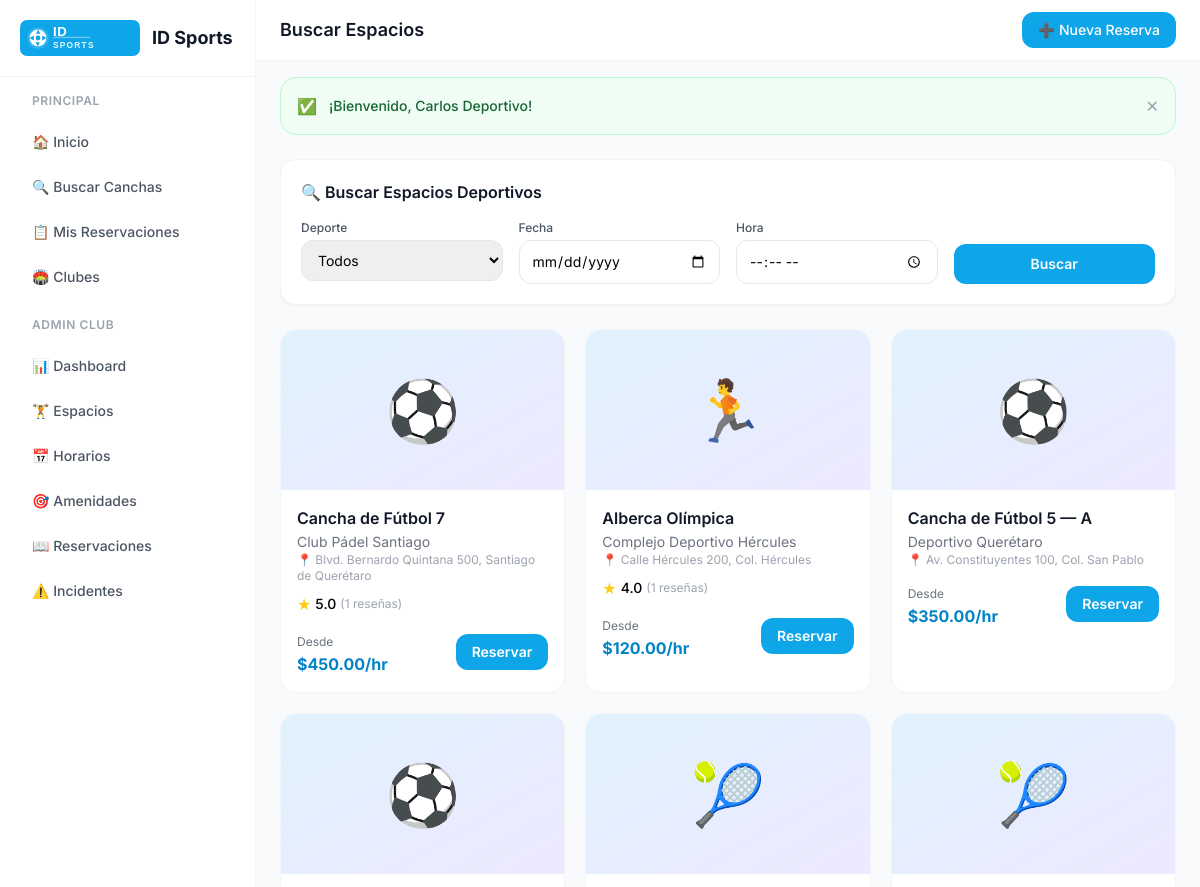
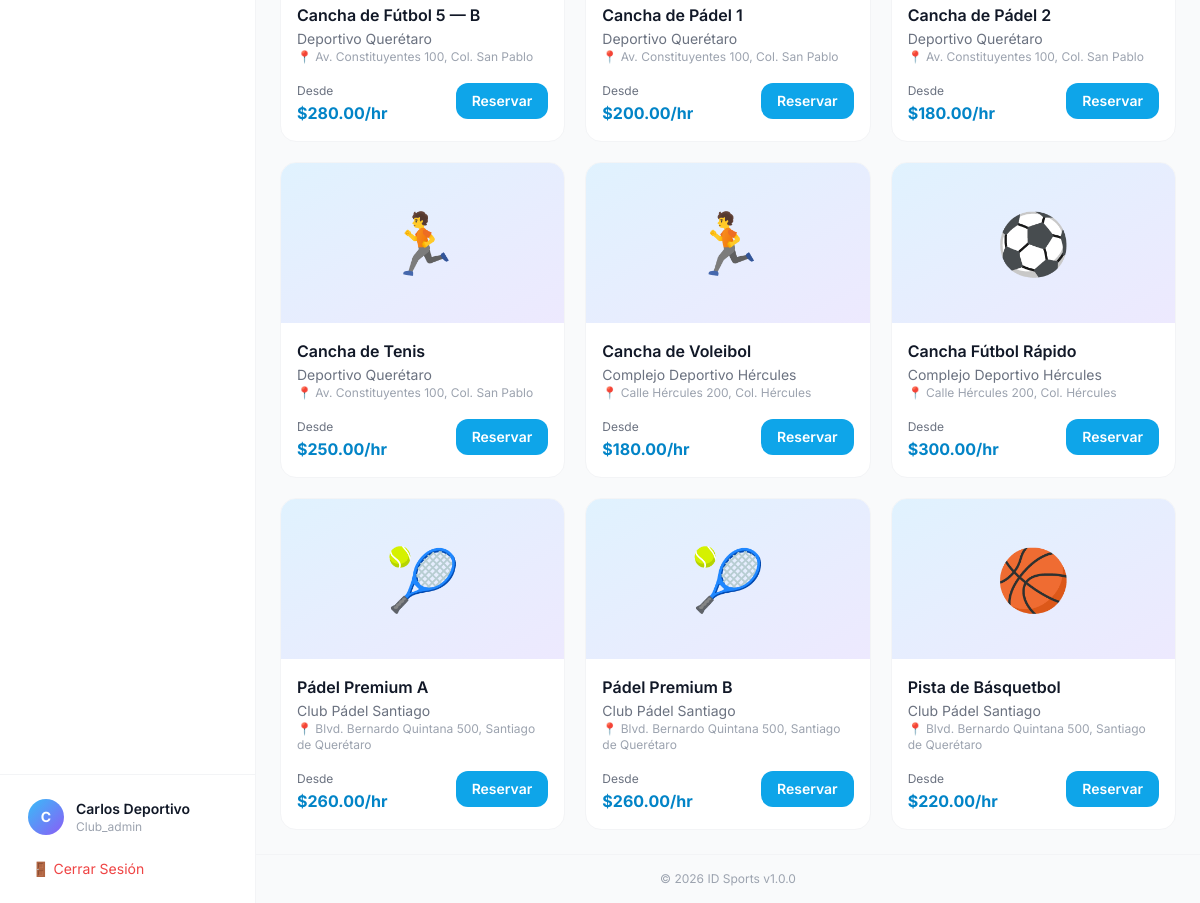
/reservations/search (signed in), run on the app's committed database (2 pictures, top to bottom).
### tables this page shows
CREATE TABLE IF NOT EXISTS `spaces` (
  `id`             INT UNSIGNED NOT NULL AUTO_INCREMENT,
  `club_id`        INT UNSIGNED NOT NULL,
  `name`           VARCHAR(120) NOT NULL,
  `description`    TEXT         DEFAULT NULL,
  `sport_type`     VARCHAR(80)  NOT NULL DEFAULT 'other',
  `capacity`       SMALLINT     DEFAULT 2,
  `price_per_hour` DECIMAL(10,2) NOT NULL DEFAULT 0.00,
  `photo`          VARCHAR(255) DEFAULT NULL,
  `status`         ENUM('active','inactive','maintenance') NOT NULL DEFAULT 'active',
  `created_at`     DATETIME     NOT NULL DEFAULT CURRENT_TIMESTAMP,
  PRIMARY KEY (`id`),
  KEY `idx_club` (`club_id`),
  CONSTRAINT `fk_space_club` FOREIGN KEY (`club_id`) REFERENCES `clubs` (`id`) ON DELETE CASCADE
);

CREATE TABLE IF NOT EXISTS `clubs` (
  `id`             INT UNSIGNED NOT NULL AUTO_INCREMENT,
  `owner_id`       INT UNSIGNED NOT NULL,
  `name`           VARCHAR(160) NOT NULL,
  `description`    TEXT         DEFAULT NULL,
  `address`        VARCHAR(255) DEFAULT NULL,
  `city`           VARCHAR(100) DEFAULT 'Querétaro',
  `state`          VARCHAR(100) DEFAULT 'Querétaro',
  `phone`          VARCHAR(20)  DEFAULT NULL,
  `email`          VARCHAR(180) DEFAULT NULL,
  `website`        VARCHAR(255) DEFAULT NULL,
  `whatsapp`       VARCHAR(20)  DEFAULT NULL,
  `logo`           VARCHAR(255) DEFAULT NULL,
  `cover_image`    VARCHAR(255) DEFAULT NULL,
  `commission_pct` DECIMAL(5,2) NOT NULL DEFAULT 10.00,
  `status`         ENUM('pending','active','suspended','rejected') NOT NULL DEFAULT 'pending',
  `created_at`     DATETIME     NOT NULL DEFAULT CURRENT_TIMESTAMP,
  `updated_at`     DATETIME     NOT NULL DEFAULT CURRENT_TIMESTAMP ON UPDATE CURRENT_TIMESTAMP,
  PRIMARY KEY (`id`),
  KEY `idx_owner` (`owner_id`),
  CONSTRAINT `fk_club_owner` FOREIGN KEY (`owner_id`) REFERENCES `users` (`id`)
);

### core/Controller.php (called while the page is built, shortened)
<?php
class Controller {
    protected function view($viewPath, $data = [], $layout = 'main') {
        View::render($viewPath, $data, $layout);
    }
    protected function get($key, $default = '') {
        return isset($_GET[$key]) ? trim($_GET[$key]) : $default;
    }
}

### app/controllers/ReservationController.php (called while the page is built, shortened)
<?php
class ReservationController extends Controller {
    private $spaceModel;
    public function __construct() {
        $this->spaceModel = new SpaceModel();
    }
    public function search() {
        $query = $this->get('q');
        $sportType = $this->get('sport');
        $spaces = $this->spaceModel->search($query, $sportType);
        $this->view('reservations/search', [
            'title' => 'Buscar Espacios',
            'spaces' => $spaces,
            'query' => $query,
            'sportType' => $sportType,
        ]);
    }
}

### index.php (called while the page is built, shortened)
<?php
require_once ROOT . '/core/Model.php';
require_once ROOT . '/core/Controller.php';
$app = new App();

### core/Model.php (called while the page is built, shortened)
<?php
class Model {
    protected $pdo;
    public function __construct() {
        try {
            $dsn = "mysql:host=" . DB_HOST . ";dbname=" . DB_NAME . ";charset=" . DB_CHARSET;
            $options = [
                PDO::ATTR_ERRMODE => PDO::ERRMODE_EXCEPTION,
                PDO::ATTR_DEFAULT_FETCH_MODE => PDO::FETCH_ASSOC,
                PDO::ATTR_EMULATE_PREPARES => false,
            ];
            $this->pdo = new PDO($dsn, DB_USER, DB_PASS, $options);
        } catch (PDOException $e) {
            error_log('DB connection failed: ' . $e->getMessage());
            die(json_encode(['error' => 'Database connection failed. Please try again later.']));
        }
    }
    protected function query($sql, $params = []) {
        $stmt = $this->pdo->prepare($sql);
        $stmt->execute($params);
        return $stmt;
    }
    protected function findAll($sql, $params = []) {
        return $this->query($sql, $params)->fetchAll();
    }
}

### app/models/SpaceModel.php (called while the page is built, shortened)
<?php
class SpaceModel extends Model {
    public function search($query = '', $sportType = '') {
        $sql = "SELECT s.*, c.name as club_name, c.address, c.city,
                    AVG(r.rating) as avg_rating, COUNT(r.id) as review_count
                FROM spaces s
                LEFT JOIN clubs c ON s.club_id = c.id
                LEFT JOIN reviews r ON r.space_id = s.id
                WHERE s.status = 'active' AND c.status = 'active'";
        $params = [];
        $sql .= " GROUP BY s.id ORDER BY avg_rating DESC, s.name";
        return $this->findAll($sql, $params);
    }
}

### app/views/reservations/search.php (the view, shortened to what this page needs)
<div class="space-y-6">
    <div class="bg-white rounded-2xl shadow-sm border border-gray-100 p-5">
        <h2 class="font-semibold text-gray-900 mb-4">🔍 Buscar Espacios Deportivos</h2>
        <form method="GET" class="grid grid-cols-1 sm:grid-cols-2 lg:grid-cols-4 gap-4">
            <div>
                <label class="block text-xs font-medium text-gray-600 mb-1">Deporte</label>
                <select name="sport" class="w-full px-3 py-2.5 rounded-xl border border-gray-200 text-sm focus:outline-none focus:ring-2 focus:ring-sky-500">
                    <option value="">Todos</option>
                </select>
            </div>
            <div>
                <label class="block text-xs font-medium text-gray-600 mb-1">Fecha</label>
                <input type="date" name="date" value="<?= htmlspecialchars($date ?? '') ?>" min="<?= date('Y-m-d') ?>"
                    class="w-full px-3 py-2.5 rounded-xl border border-gray-200 text-sm focus:outline-none focus:ring-2 focus:ring-sky-500">
            </div>
            <div>
                <label class="block text-xs font-medium text-gray-600 mb-1">Hora</label>
                <input type="time" name="time" value="<?= htmlspecialchars($time ?? '') ?>"
                    class="w-full px-3 py-2.5 rounded-xl border border-gray-200 text-sm focus:outline-none focus:ring-2 focus:ring-sky-500">
            </div>
            <div class="flex items-end">
                <button type="submit" class="w-full bg-sky-500 hover:bg-sky-600 text-white font-semibold px-4 py-2.5 rounded-xl text-sm transition-all">
                    Buscar
                </button>
            </div>
        </form>
    </div>
    <?php if (!empty($spaces)): ?>
    <div class="grid grid-cols-1 sm:grid-cols-2 lg:grid-cols-3 gap-5">
        <?php foreach ($spaces as $space): ?>
        <div class="bg-white border border-gray-100 rounded-2xl overflow-hidden hover:shadow-md transition-all group">
            <div class="h-40 bg-gradient-to-br from-sky-100 to-violet-100 flex items-center justify-center text-6xl">
                <?= $space['sport_type'] === 'football' ? '⚽' : ($space['sport_type'] === 'padel' ? '🎾' : ($space['sport_type'] === 'basketball' ? '🏀' : '🏃')) ?>
            </div>
            <div class="p-4">
                <h3 class="font-semibold text-gray-900"><?= htmlspecialchars($space['name']) ?></h3>
                <p class="text-sm text-gray-500 mt-0.5"><?= htmlspecialchars($space['club_name']) ?></p>
                <p class="text-xs text-gray-400">📍 <?= htmlspecialchars($space['address'] ?? 'Querétaro, Qro.') ?></p>
                <?php if ($space['avg_rating'] > 0): ?>
                <div class="flex items-center gap-1 mt-2">
                    <span class="text-yellow-400">★</span>
                    <span class="text-sm font-medium"><?= number_format($space['avg_rating'], 1) ?></span>
                    <span class="text-xs text-gray-400">(<?= $space['review_count'] ?? 0 ?> reseñas)</span>
                </div>
                <?php endif; ?>
                <div class="flex items-center justify-between mt-3">
                    <div>
                        <span class="text-xs text-gray-500">Desde</span>
                        <p class="text-sky-600 font-bold">$<?= number_format($space['price_per_hour'], 2) ?>/hr</p>
                    </div>
                    <a href="<?= BASE_URL ?>reservations/create/<?= $space['id'] ?>?date=<?= urlencode($date ?? '') ?>&time=<?= urlencode($time ?? '') ?>"
                        class="bg-sky-500 hover:bg-sky-600 text-white text-sm font-semibold px-4 py-2 rounded-xl transition-all">
                        Reservar
                    </a>
                </div>
            </div>
        </div>
        <?php endforeach; ?>
    </div>
    <?php endif; ?>
</div>

### app/views/layouts/main.php (style rules this page uses)
body { font-family: 'Inter', sans-serif; }

### data on the page
spaces: name "Cancha de Fútbol 7", club.name "Club Pádel Santiago", club.address "Blvd. Bernardo Quintana 500, Santiago de Querétaro", avg_rating "5.0", review_count "1", price_per_hour "450.00"
spaces: name "Alberca Olímpica", club.name "Complejo Deportivo Hércules", club.address "Calle Hércules 200, Col. Hércules", avg_rating "4.0", review_count "1", price_per_hour "120.00"
spaces: name "Cancha de Fútbol 5 — A", club.name "Deportivo Querétaro", club.address "Av. Constituyentes 100, Col. San Pablo", price_per_hour "350.00"
spaces: name "Cancha de Fútbol 5 — B", club.name "Deportivo Querétaro", club.address "Av. Constituyentes 100, Col. San Pablo", price_per_hour "280.00"
spaces: name "Cancha de Pádel 1", club.name "Deportivo Querétaro", club.address "Av. Constituyentes 100, Col. San Pablo", price_per_hour "200.00"
spaces: name "Cancha de Pádel 2", club.name "Deportivo Querétaro", club.address "Av. Constituyentes 100, Col. San Pablo", price_per_hour "180.00"
spaces: name "Cancha de Tenis", club.name "Deportivo Querétaro", club.address "Av. Constituyentes 100, Col. San Pablo", price_per_hour "250.00"
spaces: name "Cancha de Voleibol", club.name "Complejo Deportivo Hércules", club.address "Calle Hércules 200, Col. Hércules", price_per_hour "180.00"
spaces: name "Cancha Fútbol Rápido", club.name "Complejo Deportivo Hércules", club.address "Calle Hércules 200, Col. Hércules", price_per_hour "300.00"
spaces: name "Pádel Premium A", club.name "Club Pádel Santiago", club.address "Blvd. Bernardo Quintana 500, Santiago de Querétaro", price_per_hour "260.00"
spaces: name "Pádel Premium B", club.name "Club Pádel Santiago", club.address "Blvd. Bernardo Quintana 500, Santiago de Querétaro", price_per_hour "260.00"
spaces: name "Pista de Básquetbol", club.name "Club Pádel Santiago", club.address "Blvd. Bernardo Quintana 500, Santiago de Querétaro", price_per_hour "220.00"

### other printed values
substr($_SESSION['user_name'] ?? 'U', 0, 1) "C"
$_SESSION['user_name'] "Carlos Deportivo"
$_SESSION['user_role'] "Club_admin"
$title "Buscar Espacios"
$_SESSION['flash']['message'] "¡Bienvenido, Carlos Deportivo!"
APP_NAME "ID Sports"
APP_VERSION "1.0.0"
